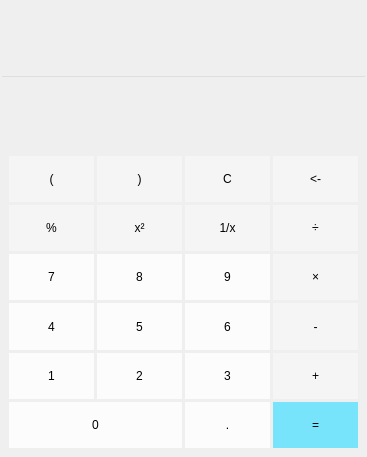
<?xml version="1.0" encoding="UTF-8"?>
<ui version="4.0">
 <class>NormalCalculatorPage</class>
 <widget class="QWidget" name="NormalCalculatorPage">
  <property name="geometry">
   <rect>
    <x>0</x>
    <y>0</y>
    <width>367</width>
    <height>457</height>
   </rect>
  </property>
  <property name="minimumSize">
   <size>
    <width>0</width>
    <height>0</height>
   </size>
  </property>
  <property name="focusPolicy">
   <enum>Qt::ClickFocus</enum>
  </property>
  <property name="windowTitle">
   <string>Form</string>
  </property>
  <layout class="QVBoxLayout" name="verticalLayout">
   <property name="leftMargin">
    <number>0</number>
   </property>
   <property name="topMargin">
    <number>0</number>
   </property>
   <property name="rightMargin">
    <number>0</number>
   </property>
   <property name="bottomMargin">
    <number>0</number>
   </property>
   <item>
    <layout class="QVBoxLayout" name="CalVLayout" stretch="0,0">
     <property name="spacing">
      <number>5</number>
     </property>
     <item>
      <widget class="QWidget" name="DisplayWidget" native="true">
       <property name="maximumSize">
        <size>
         <width>16777215</width>
         <height>180</height>
        </size>
       </property>
       <property name="mouseTracking">
        <bool>true</bool>
       </property>
       <property name="styleSheet">
        <string notr="true">background-color: rgba(255, 255, 255,0);</string>
       </property>
       <layout class="QVBoxLayout" name="verticalLayout_4">
        <property name="leftMargin">
         <number>0</number>
        </property>
        <property name="topMargin">
         <number>0</number>
        </property>
        <property name="rightMargin">
         <number>0</number>
        </property>
        <property name="bottomMargin">
         <number>0</number>
        </property>
        <item>
         <layout class="QVBoxLayout" name="displayVLayout" stretch="4,0">
          <property name="spacing">
           <number>0</number>
          </property>
          <item>
           <widget class="QLabel" name="displayHis">
            <property name="sizePolicy">
             <sizepolicy hsizetype="Preferred" vsizetype="Preferred">
              <horstretch>0</horstretch>
              <verstretch>0</verstretch>
             </sizepolicy>
            </property>
            <property name="font">
             <font>
              <family>微软雅黑</family>
              <pointsize>9</pointsize>
              <stylestrategy>PreferAntialias</stylestrategy>
             </font>
            </property>
            <property name="mouseTracking">
             <bool>true</bool>
            </property>
            <property name="styleSheet">
             <string notr="true">color: rgb(130, 130, 130);</string>
            </property>
            <property name="text">
             <string/>
            </property>
            <property name="alignment">
             <set>Qt::AlignBottom|Qt::AlignRight|Qt::AlignTrailing</set>
            </property>
            <property name="margin">
             <number>5</number>
            </property>
           </widget>
          </item>
          <item>
           <widget class="MainDisplayLineEdit" name="displayCur">
            <property name="sizePolicy">
             <sizepolicy hsizetype="Preferred" vsizetype="Preferred">
              <horstretch>0</horstretch>
              <verstretch>0</verstretch>
             </sizepolicy>
            </property>
            <property name="font">
             <font>
              <family>微软雅黑</family>
              <pointsize>32</pointsize>
              <stylestrategy>PreferAntialias</stylestrategy>
             </font>
            </property>
            <property name="focusPolicy">
             <enum>Qt::ClickFocus</enum>
            </property>
            <property name="alignment">
             <set>Qt::AlignRight|Qt::AlignTrailing|Qt::AlignVCenter</set>
            </property>
           </widget>
          </item>
         </layout>
        </item>
       </layout>
      </widget>
     </item>
     <item>
      <widget class="QWidget" name="InputWidget" native="true">
       <property name="sizePolicy">
        <sizepolicy hsizetype="Preferred" vsizetype="Expanding">
         <horstretch>0</horstretch>
         <verstretch>0</verstretch>
        </sizepolicy>
       </property>
       <property name="minimumSize">
        <size>
         <width>0</width>
         <height>310</height>
        </size>
       </property>
       <property name="mouseTracking">
        <bool>true</bool>
       </property>
       <property name="styleSheet">
        <string notr="true">#QWidget
{
background-color: rgba(255,255, 255,200);
}
</string>
       </property>
       <layout class="QGridLayout" name="gridLayout_2">
        <item row="0" column="0">
         <layout class="QGridLayout" name="gridLayout">
          <property name="spacing">
           <number>3</number>
          </property>
          <item row="5" column="0">
           <widget class="QPushButton" name="num1">
            <property name="sizePolicy">
             <sizepolicy hsizetype="Preferred" vsizetype="Preferred">
              <horstretch>0</horstretch>
              <verstretch>0</verstretch>
             </sizepolicy>
            </property>
            <property name="minimumSize">
             <size>
              <width>0</width>
              <height>45</height>
             </size>
            </property>
            <property name="focusPolicy">
             <enum>Qt::TabFocus</enum>
            </property>
            <property name="styleSheet">
             <string notr="true">QPushButton
{
	background-color: rgba(255,255, 255,200);
	border:15px;
}
QPushButton:hover
{
    background-color: rgba(200,200, 200,200);
	border:15px;
}
QPushButton:pressed
{
  	background-color: rgba(137,137, 137,200);
	border:15px;
}</string>
            </property>
            <property name="text">
             <string>1</string>
            </property>
           </widget>
          </item>
          <item row="6" column="2">
           <widget class="QPushButton" name="opDot">
            <property name="sizePolicy">
             <sizepolicy hsizetype="Preferred" vsizetype="Preferred">
              <horstretch>0</horstretch>
              <verstretch>0</verstretch>
             </sizepolicy>
            </property>
            <property name="minimumSize">
             <size>
              <width>0</width>
              <height>45</height>
             </size>
            </property>
            <property name="mouseTracking">
             <bool>true</bool>
            </property>
            <property name="focusPolicy">
             <enum>Qt::TabFocus</enum>
            </property>
            <property name="styleSheet">
             <string notr="true">QPushButton
{
	background-color: rgba(255,255, 255,200);
	border:15px;
}
QPushButton:hover
{
    background-color: rgba(200,200, 200,200);
	border:15px;
}
QPushButton:pressed
{
  	background-color: rgba(137,137, 137,200);
	border:15px;
}</string>
            </property>
            <property name="text">
             <string>.</string>
            </property>
           </widget>
          </item>
          <item row="2" column="3">
           <widget class="QPushButton" name="opDiv">
            <property name="sizePolicy">
             <sizepolicy hsizetype="Preferred" vsizetype="Preferred">
              <horstretch>0</horstretch>
              <verstretch>0</verstretch>
             </sizepolicy>
            </property>
            <property name="minimumSize">
             <size>
              <width>0</width>
              <height>45</height>
             </size>
            </property>
            <property name="focusPolicy">
             <enum>Qt::TabFocus</enum>
            </property>
            <property name="styleSheet">
             <string notr="true">QPushButton
{
	background-color: rgba(255,255, 255,100);
	border:15px;
}
QPushButton:hover
{
    background-color: rgba(200,200, 200,100);
	border:15px;
}
QPushButton:pressed
{
  	background-color: rgba(137,137, 137,100);
	border:15px;
}</string>
            </property>
            <property name="text">
             <string>÷</string>
            </property>
           </widget>
          </item>
          <item row="3" column="0">
           <widget class="QPushButton" name="num7">
            <property name="sizePolicy">
             <sizepolicy hsizetype="Preferred" vsizetype="Preferred">
              <horstretch>0</horstretch>
              <verstretch>0</verstretch>
             </sizepolicy>
            </property>
            <property name="minimumSize">
             <size>
              <width>0</width>
              <height>45</height>
             </size>
            </property>
            <property name="focusPolicy">
             <enum>Qt::TabFocus</enum>
            </property>
            <property name="styleSheet">
             <string notr="true">QPushButton
{
	background-color: rgba(255,255, 255,200);
	border:15px;
}
QPushButton:hover
{
    background-color: rgba(200,200, 200,200);
	border:15px;
}
QPushButton:pressed
{
  	background-color: rgba(137,137, 137,200);
	border:15px;
}</string>
            </property>
            <property name="text">
             <string>7</string>
            </property>
           </widget>
          </item>
          <item row="5" column="2">
           <widget class="QPushButton" name="num3">
            <property name="sizePolicy">
             <sizepolicy hsizetype="Preferred" vsizetype="Preferred">
              <horstretch>0</horstretch>
              <verstretch>0</verstretch>
             </sizepolicy>
            </property>
            <property name="minimumSize">
             <size>
              <width>0</width>
              <height>45</height>
             </size>
            </property>
            <property name="mouseTracking">
             <bool>true</bool>
            </property>
            <property name="focusPolicy">
             <enum>Qt::TabFocus</enum>
            </property>
            <property name="styleSheet">
             <string notr="true">QPushButton
{
	background-color: rgba(255,255, 255,200);
	border:15px;
}
QPushButton:hover
{
    background-color: rgba(200,200, 200,200);
	border:15px;
}
QPushButton:pressed
{
  	background-color: rgba(137,137, 137,200);
	border:15px;
}</string>
            </property>
            <property name="text">
             <string>3</string>
            </property>
           </widget>
          </item>
          <item row="2" column="2">
           <widget class="QPushButton" name="opInv">
            <property name="sizePolicy">
             <sizepolicy hsizetype="Preferred" vsizetype="Preferred">
              <horstretch>0</horstretch>
              <verstretch>0</verstretch>
             </sizepolicy>
            </property>
            <property name="minimumSize">
             <size>
              <width>0</width>
              <height>45</height>
             </size>
            </property>
            <property name="focusPolicy">
             <enum>Qt::TabFocus</enum>
            </property>
            <property name="styleSheet">
             <string notr="true">QPushButton
{
	background-color: rgba(255,255, 255,100);
	border:15px;
}
QPushButton:hover
{
    background-color: rgba(200,200, 200,100);
	border:15px;
}
QPushButton:pressed
{
  	background-color: rgba(137,137, 137,100);
	border:15px;
}</string>
            </property>
            <property name="text">
             <string>1/x</string>
            </property>
           </widget>
          </item>
          <item row="6" column="0" colspan="2">
           <widget class="QPushButton" name="num0">
            <property name="sizePolicy">
             <sizepolicy hsizetype="Preferred" vsizetype="Preferred">
              <horstretch>0</horstretch>
              <verstretch>0</verstretch>
             </sizepolicy>
            </property>
            <property name="minimumSize">
             <size>
              <width>0</width>
              <height>45</height>
             </size>
            </property>
            <property name="mouseTracking">
             <bool>true</bool>
            </property>
            <property name="focusPolicy">
             <enum>Qt::TabFocus</enum>
            </property>
            <property name="styleSheet">
             <string notr="true">QPushButton
{
	background-color: rgba(255,255, 255,200);
	border:15px;
}
QPushButton:hover
{
    background-color: rgba(200,200, 200,200);
	border:15px;
}
QPushButton:pressed
{
  	background-color: rgba(137,137, 137,200);
	border:15px;
}</string>
            </property>
            <property name="text">
             <string>0</string>
            </property>
           </widget>
          </item>
          <item row="6" column="3">
           <widget class="QPushButton" name="opEqual">
            <property name="sizePolicy">
             <sizepolicy hsizetype="Minimum" vsizetype="Preferred">
              <horstretch>0</horstretch>
              <verstretch>0</verstretch>
             </sizepolicy>
            </property>
            <property name="minimumSize">
             <size>
              <width>0</width>
              <height>45</height>
             </size>
            </property>
            <property name="mouseTracking">
             <bool>true</bool>
            </property>
            <property name="styleSheet">
             <string notr="true">QPushButton
{
	background-color: rgba(87,224, 255,200);
	border:15px;
}
QPushButton:hover
{
    background-color: rgba(50, 200, 255,200);
	border:15px;
}
QPushButton:pressed
{
  	background-color: rgba(0,150, 255,200);
	border:15px;
}</string>
            </property>
            <property name="text">
             <string>=</string>
            </property>
            <property name="default">
             <bool>true</bool>
            </property>
           </widget>
          </item>
          <item row="3" column="3">
           <widget class="QPushButton" name="opMulti">
            <property name="sizePolicy">
             <sizepolicy hsizetype="Preferred" vsizetype="Preferred">
              <horstretch>0</horstretch>
              <verstretch>0</verstretch>
             </sizepolicy>
            </property>
            <property name="minimumSize">
             <size>
              <width>0</width>
              <height>45</height>
             </size>
            </property>
            <property name="focusPolicy">
             <enum>Qt::TabFocus</enum>
            </property>
            <property name="styleSheet">
             <string notr="true">QPushButton
{
	background-color: rgba(255,255, 255,100);
	border:15px;
}
QPushButton:hover
{
    background-color: rgba(200,200, 200,100);
	border:15px;
}
QPushButton:pressed
{
  	background-color: rgba(137,137, 137,100);
	border:15px;
}</string>
            </property>
            <property name="text">
             <string>×</string>
            </property>
           </widget>
          </item>
          <item row="3" column="1">
           <widget class="QPushButton" name="num8">
            <property name="sizePolicy">
             <sizepolicy hsizetype="Preferred" vsizetype="Preferred">
              <horstretch>0</horstretch>
              <verstretch>0</verstretch>
             </sizepolicy>
            </property>
            <property name="minimumSize">
             <size>
              <width>0</width>
              <height>45</height>
             </size>
            </property>
            <property name="focusPolicy">
             <enum>Qt::TabFocus</enum>
            </property>
            <property name="styleSheet">
             <string notr="true">QPushButton
{
	background-color: rgba(255,255, 255,200);
	border:15px;
}
QPushButton:hover
{
    background-color: rgba(200,200, 200,200);
	border:15px;
}
QPushButton:pressed
{
  	background-color: rgba(137,137, 137,200);
	border:15px;
}</string>
            </property>
            <property name="text">
             <string>8</string>
            </property>
           </widget>
          </item>
          <item row="4" column="2">
           <widget class="QPushButton" name="num6">
            <property name="sizePolicy">
             <sizepolicy hsizetype="Preferred" vsizetype="Preferred">
              <horstretch>0</horstretch>
              <verstretch>0</verstretch>
             </sizepolicy>
            </property>
            <property name="minimumSize">
             <size>
              <width>0</width>
              <height>45</height>
             </size>
            </property>
            <property name="focusPolicy">
             <enum>Qt::TabFocus</enum>
            </property>
            <property name="styleSheet">
             <string notr="true">QPushButton
{
	background-color: rgba(255,255, 255,200);
	border:15px;
}
QPushButton:hover
{
    background-color: rgba(200,200, 200,200);
	border:15px;
}
QPushButton:pressed
{
  	background-color: rgba(137,137, 137,200);
	border:15px;
}</string>
            </property>
            <property name="text">
             <string>6</string>
            </property>
           </widget>
          </item>
          <item row="4" column="1">
           <widget class="QPushButton" name="num5">
            <property name="sizePolicy">
             <sizepolicy hsizetype="Preferred" vsizetype="Preferred">
              <horstretch>0</horstretch>
              <verstretch>0</verstretch>
             </sizepolicy>
            </property>
            <property name="minimumSize">
             <size>
              <width>0</width>
              <height>45</height>
             </size>
            </property>
            <property name="focusPolicy">
             <enum>Qt::TabFocus</enum>
            </property>
            <property name="styleSheet">
             <string notr="true">QPushButton
{
	background-color: rgba(255,255, 255,200);
	border:15px;
}
QPushButton:hover
{
    background-color: rgba(200,200, 200,200);
	border:15px;
}
QPushButton:pressed
{
  	background-color: rgba(137,137, 137,200);
	border:15px;
}</string>
            </property>
            <property name="text">
             <string>5</string>
            </property>
           </widget>
          </item>
          <item row="5" column="1">
           <widget class="QPushButton" name="num2">
            <property name="sizePolicy">
             <sizepolicy hsizetype="Minimum" vsizetype="Preferred">
              <horstretch>0</horstretch>
              <verstretch>0</verstretch>
             </sizepolicy>
            </property>
            <property name="minimumSize">
             <size>
              <width>0</width>
              <height>45</height>
             </size>
            </property>
            <property name="mouseTracking">
             <bool>true</bool>
            </property>
            <property name="focusPolicy">
             <enum>Qt::TabFocus</enum>
            </property>
            <property name="styleSheet">
             <string notr="true">QPushButton
{
	background-color: rgba(255,255, 255,200);
	border:15px;
}
QPushButton:hover
{
    background-color: rgba(200,200, 200,200);
	border:15px;
}
QPushButton:pressed
{
  	background-color: rgba(137,137, 137,200);
	border:15px;
}</string>
            </property>
            <property name="text">
             <string>2</string>
            </property>
           </widget>
          </item>
          <item row="5" column="3">
           <widget class="QPushButton" name="opAdd">
            <property name="sizePolicy">
             <sizepolicy hsizetype="Preferred" vsizetype="Preferred">
              <horstretch>0</horstretch>
              <verstretch>0</verstretch>
             </sizepolicy>
            </property>
            <property name="minimumSize">
             <size>
              <width>0</width>
              <height>45</height>
             </size>
            </property>
            <property name="mouseTracking">
             <bool>true</bool>
            </property>
            <property name="focusPolicy">
             <enum>Qt::TabFocus</enum>
            </property>
            <property name="styleSheet">
             <string notr="true">QPushButton
{
	background-color: rgba(255,255, 255,100);
	border:15px;
}
QPushButton:hover
{
    background-color: rgba(200,200, 200,100);
	border:15px;
}
QPushButton:pressed
{
  	background-color: rgba(137,137, 137,100);
	border:15px;
}</string>
            </property>
            <property name="text">
             <string>+</string>
            </property>
            <property name="default">
             <bool>false</bool>
            </property>
           </widget>
          </item>
          <item row="4" column="3">
           <widget class="QPushButton" name="opSub">
            <property name="sizePolicy">
             <sizepolicy hsizetype="Preferred" vsizetype="Preferred">
              <horstretch>0</horstretch>
              <verstretch>0</verstretch>
             </sizepolicy>
            </property>
            <property name="minimumSize">
             <size>
              <width>0</width>
              <height>45</height>
             </size>
            </property>
            <property name="focusPolicy">
             <enum>Qt::TabFocus</enum>
            </property>
            <property name="styleSheet">
             <string notr="true">QPushButton
{
	background-color: rgba(255,255, 255,100);
	border:15px;
}
QPushButton:hover
{
    background-color: rgba(200,200, 200,100);
	border:15px;
}
QPushButton:pressed
{
  	background-color: rgba(137,137, 137,100);
	border:15px;
}</string>
            </property>
            <property name="text">
             <string>-</string>
            </property>
           </widget>
          </item>
          <item row="4" column="0">
           <widget class="QPushButton" name="num4">
            <property name="sizePolicy">
             <sizepolicy hsizetype="Preferred" vsizetype="Preferred">
              <horstretch>0</horstretch>
              <verstretch>0</verstretch>
             </sizepolicy>
            </property>
            <property name="minimumSize">
             <size>
              <width>0</width>
              <height>45</height>
             </size>
            </property>
            <property name="focusPolicy">
             <enum>Qt::TabFocus</enum>
            </property>
            <property name="styleSheet">
             <string notr="true">QPushButton
{
	background-color: rgba(255,255, 255,200);
	border:15px;
}
QPushButton:hover
{
    background-color: rgba(200,200, 200,200);
	border:15px;
}
QPushButton:pressed
{
  	background-color: rgba(137,137, 137,200);
	border:15px;
}</string>
            </property>
            <property name="text">
             <string>4</string>
            </property>
           </widget>
          </item>
          <item row="3" column="2">
           <widget class="QPushButton" name="num9">
            <property name="sizePolicy">
             <sizepolicy hsizetype="Preferred" vsizetype="Preferred">
              <horstretch>0</horstretch>
              <verstretch>0</verstretch>
             </sizepolicy>
            </property>
            <property name="minimumSize">
             <size>
              <width>0</width>
              <height>45</height>
             </size>
            </property>
            <property name="focusPolicy">
             <enum>Qt::TabFocus</enum>
            </property>
            <property name="styleSheet">
             <string notr="true">QPushButton
{
	background-color: rgba(255,255, 255,200);
	border:15px;
}
QPushButton:hover
{
    background-color: rgba(200,200, 200,200);
	border:15px;
}
QPushButton:pressed
{
  	background-color: rgba(137,137, 137,200);
	border:15px;
}</string>
            </property>
            <property name="text">
             <string>9</string>
            </property>
           </widget>
          </item>
          <item row="1" column="2">
           <widget class="QPushButton" name="opClear">
            <property name="sizePolicy">
             <sizepolicy hsizetype="Preferred" vsizetype="Preferred">
              <horstretch>0</horstretch>
              <verstretch>0</verstretch>
             </sizepolicy>
            </property>
            <property name="minimumSize">
             <size>
              <width>0</width>
              <height>45</height>
             </size>
            </property>
            <property name="focusPolicy">
             <enum>Qt::TabFocus</enum>
            </property>
            <property name="styleSheet">
             <string notr="true">QPushButton
{
	background-color: rgba(255,255, 255,100);
	border:15px;
}
QPushButton:hover
{
    background-color: rgba(200,200, 200,100);
	border:15px;
}
QPushButton:pressed
{
  	background-color: rgba(137,137, 137,100);
	border:15px;
}</string>
            </property>
            <property name="text">
             <string>C</string>
            </property>
           </widget>
          </item>
          <item row="2" column="1">
           <widget class="QPushButton" name="opSqr">
            <property name="sizePolicy">
             <sizepolicy hsizetype="Preferred" vsizetype="Preferred">
              <horstretch>0</horstretch>
              <verstretch>0</verstretch>
             </sizepolicy>
            </property>
            <property name="minimumSize">
             <size>
              <width>0</width>
              <height>45</height>
             </size>
            </property>
            <property name="focusPolicy">
             <enum>Qt::TabFocus</enum>
            </property>
            <property name="styleSheet">
             <string notr="true">QPushButton
{
	background-color: rgba(255,255, 255,100);
	border:15px;
}
QPushButton:hover
{
    background-color: rgba(200,200, 200,100);
	border:15px;
}
QPushButton:pressed
{
  	background-color: rgba(137,137, 137,100);
	border:15px;
}</string>
            </property>
            <property name="text">
             <string>x²</string>
            </property>
           </widget>
          </item>
          <item row="1" column="0">
           <widget class="QPushButton" name="opBrckL">
            <property name="sizePolicy">
             <sizepolicy hsizetype="Preferred" vsizetype="Preferred">
              <horstretch>0</horstretch>
              <verstretch>0</verstretch>
             </sizepolicy>
            </property>
            <property name="minimumSize">
             <size>
              <width>0</width>
              <height>45</height>
             </size>
            </property>
            <property name="maximumSize">
             <size>
              <width>16777215</width>
              <height>16777215</height>
             </size>
            </property>
            <property name="focusPolicy">
             <enum>Qt::TabFocus</enum>
            </property>
            <property name="styleSheet">
             <string notr="true">QPushButton
{
	background-color: rgba(255,255, 255,100);
	border:15px;
}
QPushButton:hover
{
    background-color: rgba(200,200, 200,100);
	border:15px;
}
QPushButton:pressed
{
  	background-color: rgba(137,137, 137,100);
	border:15px;
}</string>
            </property>
            <property name="text">
             <string>(</string>
            </property>
           </widget>
          </item>
          <item row="1" column="1">
           <widget class="QPushButton" name="opBrckR">
            <property name="sizePolicy">
             <sizepolicy hsizetype="Preferred" vsizetype="Preferred">
              <horstretch>0</horstretch>
              <verstretch>0</verstretch>
             </sizepolicy>
            </property>
            <property name="minimumSize">
             <size>
              <width>0</width>
              <height>45</height>
             </size>
            </property>
            <property name="focusPolicy">
             <enum>Qt::TabFocus</enum>
            </property>
            <property name="styleSheet">
             <string notr="true">QPushButton
{
	background-color: rgba(255,255, 255,100);
	border:15px;
}
QPushButton:hover
{
    background-color: rgba(200,200, 200,100);
	border:15px;
}
QPushButton:pressed
{
  	background-color: rgba(137,137, 137,100);
	border:15px;
}</string>
            </property>
            <property name="text">
             <string>)</string>
            </property>
           </widget>
          </item>
          <item row="1" column="3">
           <widget class="QPushButton" name="bckSpace">
            <property name="sizePolicy">
             <sizepolicy hsizetype="Preferred" vsizetype="Preferred">
              <horstretch>0</horstretch>
              <verstretch>0</verstretch>
             </sizepolicy>
            </property>
            <property name="minimumSize">
             <size>
              <width>0</width>
              <height>45</height>
             </size>
            </property>
            <property name="focusPolicy">
             <enum>Qt::TabFocus</enum>
            </property>
            <property name="styleSheet">
             <string notr="true">QPushButton
{
	background-color: rgba(255,255, 255,100);
	border:15px;
}
QPushButton:hover
{
    background-color: rgba(200,200, 200,100);
	border:15px;
}
QPushButton:pressed
{
  	background-color: rgba(137,137, 137,100);
	border:15px;
}</string>
            </property>
            <property name="text">
             <string>&lt;-</string>
            </property>
           </widget>
          </item>
          <item row="2" column="0">
           <widget class="QPushButton" name="opMod">
            <property name="sizePolicy">
             <sizepolicy hsizetype="Preferred" vsizetype="Preferred">
              <horstretch>0</horstretch>
              <verstretch>0</verstretch>
             </sizepolicy>
            </property>
            <property name="minimumSize">
             <size>
              <width>0</width>
              <height>45</height>
             </size>
            </property>
            <property name="focusPolicy">
             <enum>Qt::TabFocus</enum>
            </property>
            <property name="styleSheet">
             <string notr="true">QPushButton
{
	background-color: rgba(255,255, 255,100);
	border:15px;
}
QPushButton:hover
{
    background-color: rgba(200,200, 200,100);
	border:15px;
}
QPushButton:pressed
{
  	background-color: rgba(137,137, 137,100);
	border:15px;
}</string>
            </property>
            <property name="text">
             <string>%</string>
            </property>
           </widget>
          </item>
         </layout>
        </item>
       </layout>
      </widget>
     </item>
    </layout>
   </item>
  </layout>
 </widget>
 <customwidgets>
  <customwidget>
   <class>MainDisplayLineEdit</class>
   <extends>QLineEdit</extends>
   <header>PageEngine/MainDisplayLineEdit.h</header>
  </customwidget>
 </customwidgets>
 <resources/>
 <connections/>
</ui>
